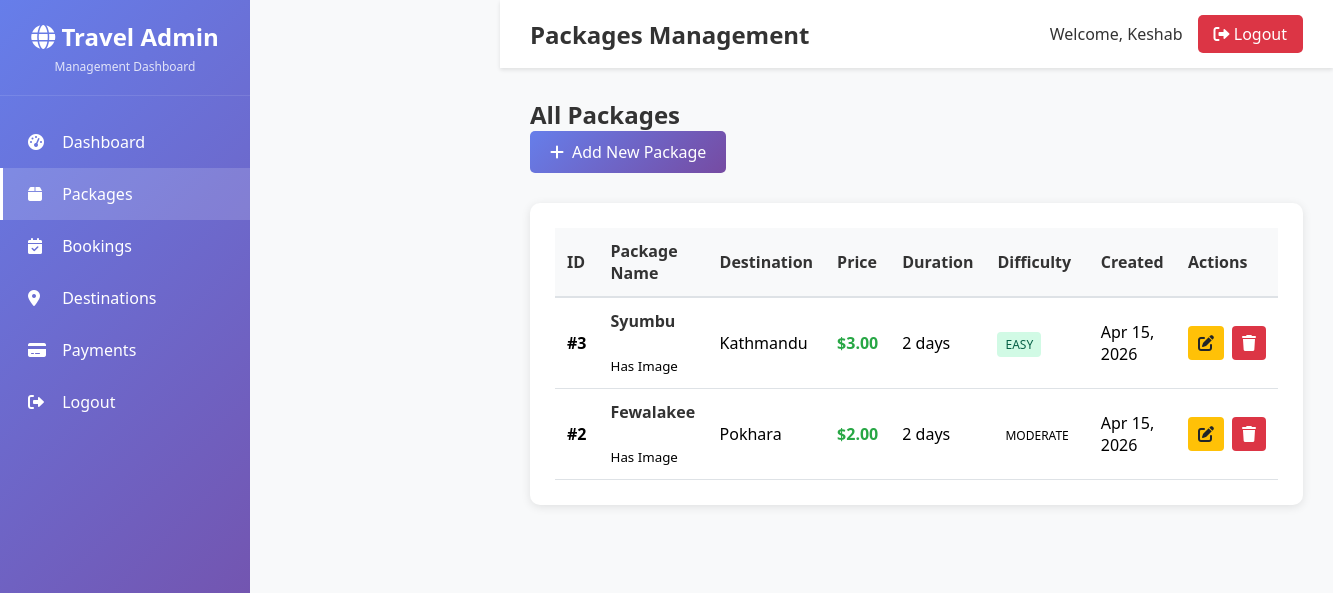
Page /admin-dashboard/packages/ (signed in) on the earlier database version.
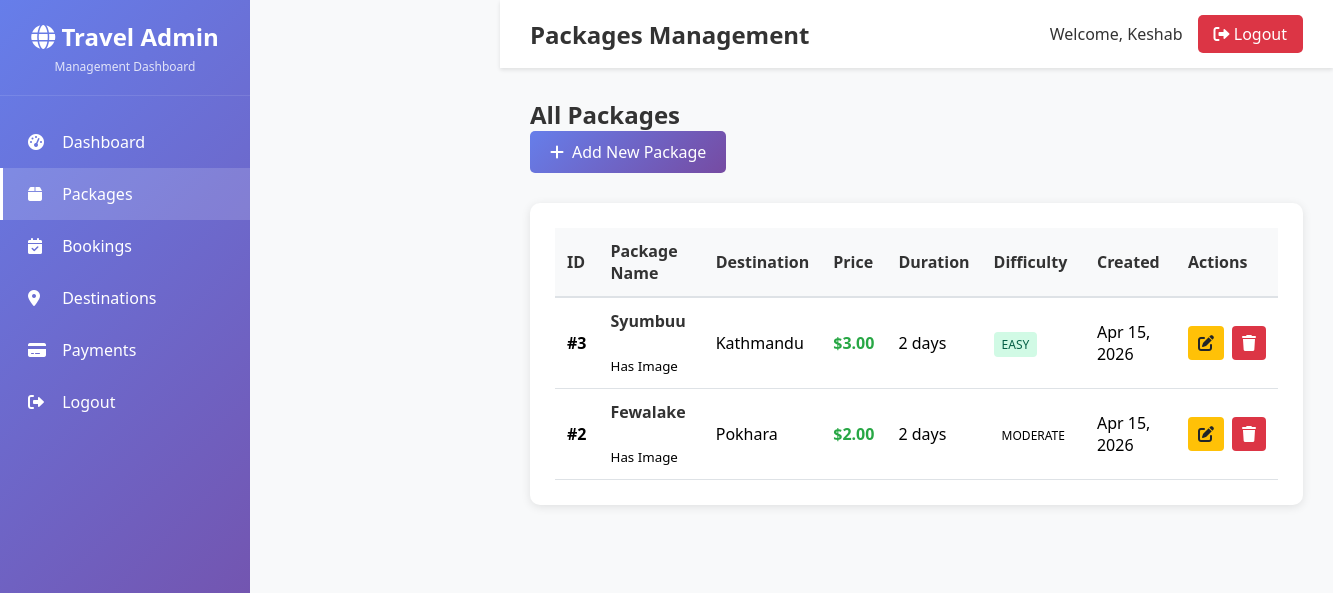
Same page on the later database version.
### tours/models.py (models this page shows, shortened)
class Package(models.Model):
    DIFFICULTY_CHOICES = [
        ('easy', 'Easy'),
        ('moderate', 'Moderate'),
        ('hard', 'Hard'),
    ]
    id = models.AutoField(primary_key=True)
    title = models.CharField(max_length=200)
    price = models.DecimalField(max_digits=10, decimal_places=2)
    duration = models.PositiveIntegerField(help_text="Duration in days")
    description = models.TextField(blank=True)
    difficulty = models.CharField(max_length=20, choices=DIFFICULTY_CHOICES, default='moderate')
    max_altitude = models.PositiveIntegerField(null=True, blank=True, help_text="Metres")
    group_size_min = models.PositiveIntegerField(default=1)
    group_size_max = models.PositiveIntegerField(default=12)
    image = models.ImageField(upload_to='packages/', blank=True, null=True)
    destination = models.ForeignKey(Destination, on_delete=models.CASCADE, related_name='packages', db_column='destination_id')
    created_at = models.DateTimeField(auto_now_add=True)
    class Meta:
        db_table = 'packages'

class Destination(models.Model):
    id = models.AutoField(primary_key=True)
    name = models.CharField(max_length=200)
    location = models.CharField(max_length=255)
    latitude = models.FloatField(blank=True, null=True)
    longitude = models.FloatField(blank=True, null=True)
    description = models.TextField(blank=True)
    image = models.ImageField(upload_to='destinations/', blank=True, null=True)
    created_at  = models.DateTimeField(auto_now_add=True)
    class Meta:
        db_table = 'destinations'

### admin_dashboard/views.py (the view)
# urls.py: path('packages/', views.package_list, name='admin_package_list'),
@login_required
@user_passes_test(is_superuser)
def package_list(request):
    packages = Package.objects.select_related('destination').order_by('-created_at')
    return render(request, 'admin_dashboard/package_list.html', {'packages': packages})

### admin_dashboard/views.py (called while the page is built)
def is_superuser(user):
    return user.is_superuser

### admin_dashboard/templates/admin_dashboard/package_list.html (shortened to what this page needs)
{% extends "admin_dashboard/base.html" %}
{% block main_content %}
<div class="main-content">
    <div class="top-bar">
        <h1>Packages Management</h1>
        <div class="user-info">
            <span class="user-name">Welcome, {{ user.username|title }}</span>
            <a href="{% url 'admin_logout' %}" class="logout-btn">
                <i class="fas fa-sign-out-alt"></i> Logout
            </a>
        </div>
    </div>
    <div class="dashboard-content">
        <div class="page-header">
            <div class="d-flex justify-content-between align-items-center">
                <h2>All Packages</h2>
                <a href="{% url 'admin_package_create' %}" class="btn btn-primary">
                    <i class="fas fa-plus"></i> Add New Package
                </a>
            </div>
        </div>
        <div class="table-card">
            <table class="admin-table">
                <thead>
                    <tr>
                        <th>ID</th>
                        <th>Package Name</th>
                        <th>Destination</th>
                        <th>Price</th>
                        <th>Duration</th>
                        <th>Difficulty</th>
                        <th>Created</th>
                        <th>Actions</th>
                    </tr>
                </thead>
                <tbody>
                    {% for package in packages %}
                    <tr>
                        <td><strong>#{{ package.id }}</strong></td>
                        <td>
                            <div class="package-info">
                                <strong>{{ package.title }}</strong>
                                {% if package.image %}
                                <br><small class="text-muted">Has Image</small>
                                {% endif %}
                            </div>
                        </td>
                        <td>{{ package.destination.name }}</td>
                        <td class="price">${{ package.price }}</td>
                        <td>{{ package.duration }} days</td>
                        <td>
                            <span class="badge badge-{{ package.difficulty }}">{{ package.get_difficulty_display }}</span>
                        </td>
                        <td>{{ package.created_at|date:"M d, Y" }}</td>
                        <td>
                            <div class="action-buttons">
                                <a href="{% url 'admin_package_update' package.id %}" class="btn btn-sm btn-edit" title="Edit Package">
                                    <i class="fas fa-edit"></i>
                                </a>
                                <a href="{% url 'admin_package_delete' package.id %}" class="btn btn-sm btn-delete" title="Delete Package">
                                    <i class="fas fa-trash"></i>
                                </a>
                            </div>
                        </td>
                    </tr>
                    {% endfor %}
                </tbody>
            </table>
        </div>
    </div>
</div>
{% endblock %}

Differences in the rows shown:
changed Package "EASY": title "Syumbu" → "Syumbuu"
changed Package "MODERATE": title "Fewalakee" → "Fewalake"
